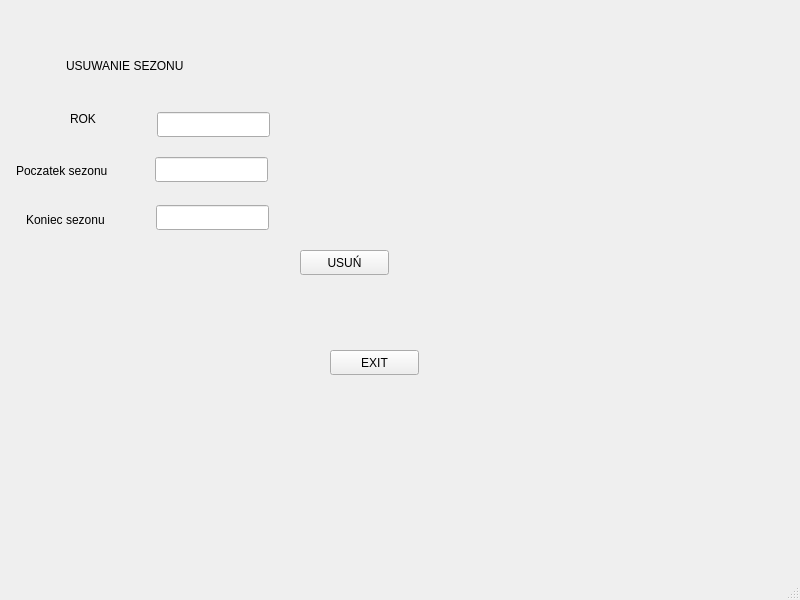
<?xml version="1.0" encoding="UTF-8"?>
<ui version="4.0">
 <class>MainWindow</class>
 <widget class="QMainWindow" name="MainWindow">
  <property name="geometry">
   <rect>
    <x>0</x>
    <y>0</y>
    <width>800</width>
    <height>600</height>
   </rect>
  </property>
  <property name="windowTitle">
   <string>MainWindow</string>
  </property>
  <widget class="QWidget" name="centralwidget">
   <widget class="QLabel" name="label">
    <property name="geometry">
     <rect>
      <x>66</x>
      <y>40</y>
      <width>191</width>
      <height>51</height>
     </rect>
    </property>
    <property name="text">
     <string>USUWANIE SEZONU</string>
    </property>
   </widget>
   <widget class="QLineEdit" name="lineEdit">
    <property name="geometry">
     <rect>
      <x>157</x>
      <y>112</y>
      <width>113</width>
      <height>25</height>
     </rect>
    </property>
   </widget>
   <widget class="QLineEdit" name="lineEdit_2">
    <property name="geometry">
     <rect>
      <x>155</x>
      <y>157</y>
      <width>113</width>
      <height>25</height>
     </rect>
    </property>
   </widget>
   <widget class="QLineEdit" name="lineEdit_3">
    <property name="geometry">
     <rect>
      <x>156</x>
      <y>205</y>
      <width>113</width>
      <height>25</height>
     </rect>
    </property>
   </widget>
   <widget class="QLabel" name="label_2">
    <property name="geometry">
     <rect>
      <x>70</x>
      <y>110</y>
      <width>67</width>
      <height>17</height>
     </rect>
    </property>
    <property name="text">
     <string>ROK</string>
    </property>
   </widget>
   <widget class="QLabel" name="label_3">
    <property name="geometry">
     <rect>
      <x>16</x>
      <y>160</y>
      <width>121</width>
      <height>21</height>
     </rect>
    </property>
    <property name="text">
     <string>Poczatek sezonu</string>
    </property>
   </widget>
   <widget class="QLabel" name="label_4">
    <property name="geometry">
     <rect>
      <x>26</x>
      <y>210</y>
      <width>111</width>
      <height>20</height>
     </rect>
    </property>
    <property name="text">
     <string>Koniec sezonu</string>
    </property>
   </widget>
   <widget class="QPushButton" name="pushButton">
    <property name="geometry">
     <rect>
      <x>300</x>
      <y>250</y>
      <width>89</width>
      <height>25</height>
     </rect>
    </property>
    <property name="text">
     <string>USUŃ</string>
    </property>
   </widget>
   <widget class="QPushButton" name="pushButton_2">
    <property name="geometry">
     <rect>
      <x>330</x>
      <y>350</y>
      <width>89</width>
      <height>25</height>
     </rect>
    </property>
    <property name="text">
     <string>EXIT</string>
    </property>
   </widget>
  </widget>
  <widget class="QMenuBar" name="menubar">
   <property name="geometry">
    <rect>
     <x>0</x>
     <y>0</y>
     <width>800</width>
     <height>22</height>
    </rect>
   </property>
  </widget>
  <widget class="QStatusBar" name="statusbar"/>
 </widget>
 <resources/>
 <connections/>
</ui>
